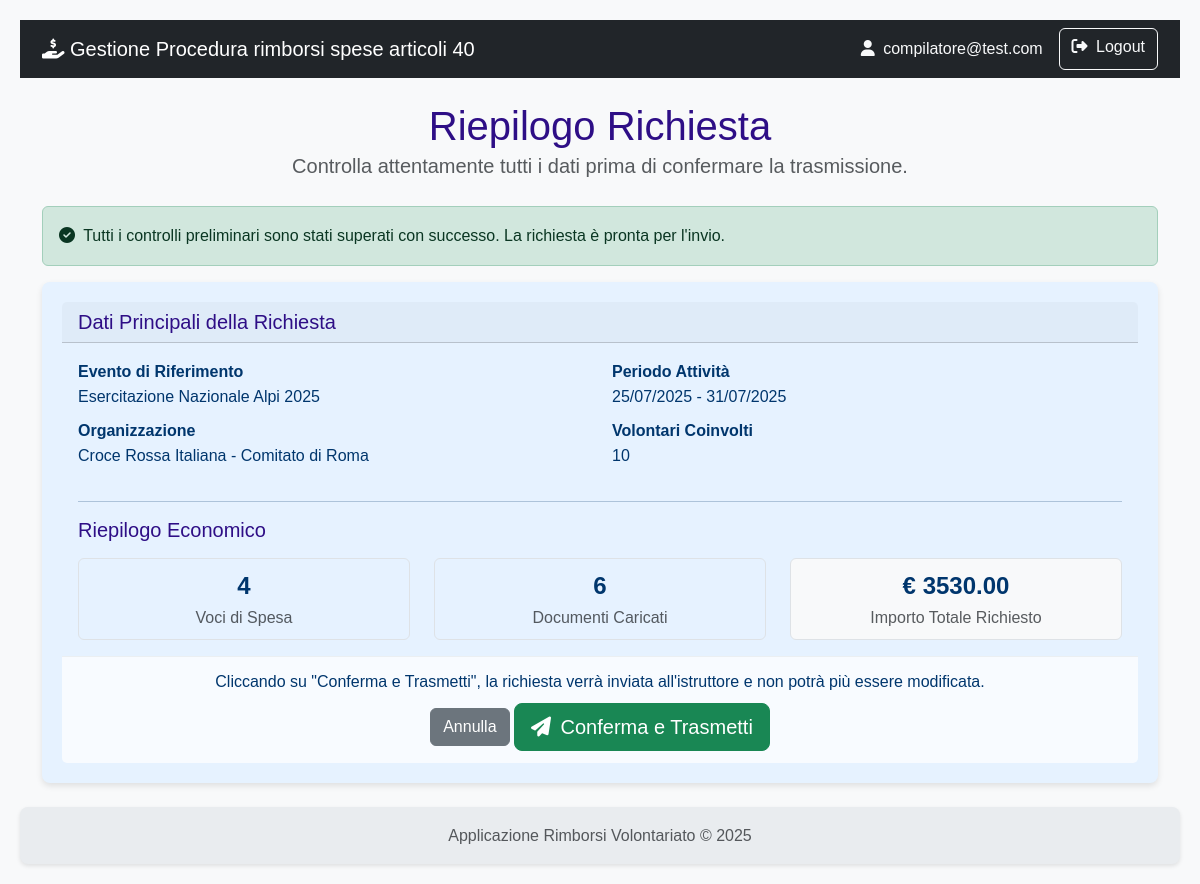
The app's page /richiesta/6/controllo (signed in) with its own data.
### rimborsi/models.py (models this page shows)
class User(db.Model, UserMixin):
    id = db.Column(db.Integer, primary_key=True)
    username = db.Column(db.String(80), nullable=False)
    email = db.Column(db.String(120), nullable=False)
    password_hash = db.Column(db.String(120), nullable=False)
    role = db.Column(db.String(20), nullable=False)
    organizzazioni = db.relationship('Organizzazione', secondary=associazione_utente_organizzazione, back_populates='utenti_compilatori')
    __table_args__ = (
        db.UniqueConstraint('username', name='uq_user_username'),
        db.UniqueConstraint('email', name='uq_user_email'),
    )

class Evento(db.Model):
    id = db.Column(db.Integer, primary_key=True)
    protocollo_attivazione = db.Column(db.String(50), unique=True)
    nome = db.Column(db.String(100), nullable=False)
    descrizione = db.Column(db.Text)
    tipologia = db.Column(db.String(1), nullable=False)
    data_inizio = db.Column(db.Date)
    data_fine = db.Column(db.Date)
    richieste = db.relationship('Richiesta', backref='evento', lazy=True)
    __table_args__ = (db.UniqueConstraint('protocollo_attivazione', name='uq_evento_protocollo_attivazione'),)

class Organizzazione(db.Model):
    id = db.Column(db.Integer, primary_key=True)
    nome = db.Column(db.String(150), nullable=False)
    acronimo = db.Column(db.String(20))
    codice_interno = db.Column(db.String(20)) # Rimosso unique=True
    indirizzo = db.Column(db.String(200))
    mezzi = db.relationship('MezzoAttrezzatura', backref='organizzazione', lazy=True)
    richieste = db.relationship('Richiesta', backref='organizzazione', lazy=True)
    utenti_compilatori = db.relationship('User', secondary=associazione_utente_organizzazione, back_populates='organizzazioni')
    __table_args__ = (db.UniqueConstraint('codice_interno', name='uq_organizzazione_codice_interno'),)

class Richiesta(db.Model):
    id = db.Column(db.Integer, primary_key=True)
    stato = db.Column(db.String(1), default='A', nullable=False)
    esito = db.Column(db.String(1))
    attivita_svolta = db.Column(db.Text)
    data_inizio_attivita = db.Column(db.Date)
    data_fine_attivita = db.Column(db.Date)
    numero_volontari_coinvolti = db.Column(db.Integer)
    data_creazione = db.Column(db.DateTime, default=datetime.utcnow)
    data_invio = db.Column(db.DateTime)
    protocollo_invio = db.Column(db.String(50), nullable=True)
    note_istruttoria = db.Column(db.Text, nullable=True)
    data_fine_istruttoria = db.Column(db.DateTime)
    protocollo_istruttoria = db.Column(db.String(50), nullable=True)
    evento_id = db.Column(db.Integer, db.ForeignKey('evento.id'), nullable=False)
    organizzazione_id = db.Column(db.Integer, db.ForeignKey('organizzazione.id'), nullable=False)
    impieghi = db.relationship('ImpiegoMezzoAttrezzatura', backref='richiesta', lazy=True, cascade="all, delete-orphan")
    spese = db.relationship('Spesa', backref='richiesta', lazy=True, cascade="all, delete-orphan")
    __table_args__ = (
        db.UniqueConstraint('protocollo_invio', name='uq_richiesta_protocollo_invio'),
        db.UniqueConstraint('protocollo_istruttoria', name='uq_richiesta_protocollo_istruttoria'),
    )

### rimborsi/richiesta/routes.py (the view)
@richiesta_bp.route('/<int:richiesta_id>/controllo')
@login_required
def controlla_richiesta(richiesta_id):
    richiesta = Richiesta.query.get_or_404(richiesta_id)
    if not richiesta.spese:
        flash('Errore: Impossibile trasmettere una richiesta senza spese.', 'danger')
        return redirect(url_for('richiesta.dettaglio_richiesta', richiesta_id=richiesta.id))
    for spesa in richiesta.spese:
        ha_giustificativo = any(doc.tipo_documento in ['A', 'B'] for doc in spesa.documenti)
        if not ha_giustificativo:
            flash(f"Errore: La spesa '{spesa.descrizione_spesa}' non ha uno scontrino o una fattura.", 'danger')
            return redirect(url_for('richiesta.dettaglio_richiesta', richiesta_id=richiesta.id))
    return render_template('richiesta/riepilogo_controllo.html', richiesta=richiesta)

### rimborsi/templates/richiesta/riepilogo_controllo.html (shortened to what this page needs)
{% extends 'base.html' %}
{% block content %}
    <div class="text-center mb-4">
        <h1 class="mb-0">Riepilogo Richiesta</h1>
        <p class="lead text-muted">Controlla attentamente tutti i dati prima di confermare la trasmissione.</p>
    </div>
    <div class="alert alert-success" role="alert">
        <i class="fas fa-check-circle me-1"></i> Tutti i controlli preliminari sono stati superati con successo. La richiesta è pronta per l'invio.
    </div>
    <div class="card shadow-sm">
        <div class="card-header">
            <h5 class="mb-0">Dati Principali della Richiesta</h5>
        </div>
        <div class="card-body">
            <div class="row">
                <div class="col-md-6">
                    <dl>
                        <dt>Evento di Riferimento</dt>
                        <dd>{{ richiesta.evento.nome }}</dd>
                        <dt>Organizzazione</dt>
                        <dd>{{ richiesta.organizzazione.nome }}</dd>
                    </dl>
                </div>
                <div class="col-md-6">
                    <dl>
                        <dt>Periodo Attività</dt>
                        <dd>{{ richiesta.data_inizio_attivita.strftime('%d/%m/%Y') }} - {{ richiesta.data_fine_attivita.strftime('%d/%m/%Y') }}</dd>
                        <dt>Volontari Coinvolti</dt>
                        <dd>{{ richiesta.numero_volontari_coinvolti or 'N/D' }}</dd>
                    </dl>
                </div>
            </div>
            <hr>
            <h5>Riepilogo Economico</h5>
            <div class="row text-center mt-3">
                <div class="col">
                    <div class="stat-box border rounded p-2">
                    <span class="fs-4 fw-bold">{{ richiesta.spese|length }}</span>
                    <br>
                    <span class="text-muted">Voci di Spesa</span>
                </div>
            </div>
            <div class="col">
                <div class="stat-box border rounded p-2">
                {% set totale_documenti = namespace(valore=0) %}
                {% for spesa in richiesta.spese %}
                {% set totale_documenti.valore = totale_documenti.valore + spesa.documenti|length %}
                {% endfor %}
                <span class="fs-4 fw-bold">{{ totale_documenti.valore }}</span>
                <br>
                <span class="text-muted">Documenti Caricati</span>
            </div>
        </div>
    <div class="col">
        <div class="stat-box border rounded p-2 bg-light">
            <span class="fs-4 fw-bold">&euro; {{ "%.2f"|format(richiesta.spese|sum(attribute='importo_richiesto')) }}</span>
            <br>
            <span class="text-muted">Importo Totale Richiesto</span>
        </div>
    </div>
</div>
    </div>
        <div class="card-footer text-center">
            <p class="mb-2">Cliccando su "Conferma e Trasmetti", la richiesta verrà inviata all'istruttore e non potrà più essere modificata.</p>
            <form action="{{ url_for('richiesta.trasmetti_richiesta', richiesta_id=richiesta.id) }}" method="POST">
                <a href="{{ url_for('richiesta.dettaglio_richiesta', richiesta_id=richiesta.id) }}" class="btn btn-secondary">Annulla</a>
                <button type="submit" class="btn btn-success btn-lg">
                    <i class="fas fa-paper-plane me-1"></i> Conferma e Trasmetti
                </button>
            </form>
        </div>
    </div>
{% endblock %}

### rimborsi/templates/base.html (shortened to what this page needs)
<!doctype html>
<html lang="it" class="h-100">
<head>
    <link href="https://cdn.jsdelivr.net/npm/bootstrap@5.3.3/dist/css/bootstrap.min.css" rel="stylesheet" xintegrity="sha384-QWTKZyjpPEjISv5WaRU9OFeRpok6YctnYmDr5pNlyT2bRjXh0JMhjY6hW+ALEwIH">
    <link rel="stylesheet" href="https://cdnjs.cloudflare.com/ajax/libs/font-awesome/6.5.2/css/all.min.css" xintegrity="sha512-SnH5WK+bZxgPHs44uWIX+LLJAJ9/2PkPKZ5QiAj6Ta86w+fsb2TkcmfRyVX3pBnMFcV7oQPJkl9QevSCWr3W6A==" />
    <link rel="stylesheet" href="{{ url_for('static', filename='css/styles.css') }}">
</head>
<body>
    <nav class="navbar navbar-expand-lg navbar-dark bg-dark">
        <div class="container">
            <a class="navbar-brand" href="{{ url_for('auth.index') }}">
                <i class="fas fa-hand-holding-dollar"></i>
                Gestione Procedura rimborsi spese articoli 40
            </a>
            <div class="collapse navbar-collapse" id="navbarNav">
                <div class="d-flex ms-auto">
                    {% if current_user.is_authenticated %}
                        <span class="navbar-text me-3 text-light">
                            <i class="fas fa-user me-1"></i> {{ current_user.email }}
                        </span>
                        <a href="{{ url_for('auth.logout') }}" class="btn btn-outline-light">
                            <i class="fas fa-sign-out-alt me-1"></i> Logout
                        </a>
                    {% else %}
                        <a href="{{ url_for('auth.registrati') }}" class="btn btn-outline-light me-2">Registrati</a>
                        <a href="{{ url_for('auth.login') }}" class="btn btn-outline-light">Login</a>
                    {% endif %}
                </div>
            </div>
        </div>
    </nav>
    <main class="container my-4">
        {% block content %}{% endblock %}
    </main>
    <footer class="footer mt-auto py-3">
        <div class="container text-center">
            <span class="text-muted">Applicazione Rimborsi Volontariato &copy; 2025</span>
        </div>
    </footer>
</body>
</html>

### rimborsi/static/css/styles.css (style rules this page uses)
:root { --color-primary: #2e0e86; --color-primary-hover: #142fca; --color-text-light: #ffffff; --color-card-bg: #e6f2ff; --color-card-text: #00366d; --color-bg: #f4f4f4; --color-text-dark: #333; --color-link: #0055a4; --border-radius: 8px; --box-shadow: 0 2px 4px rgba(0, 0, 0, 0.1); --box-shadow-card: 0 3px 6px rgba(0, 0, 0, 0.1); --transition-standard: all 0.3s ease; }
body { font-family: Arial, sans-serif; background-color: var(--color-bg); color: var(--color-text-dark); margin: 0; padding: 20px; line-height: 1.6; }
h1, h2, h3, h4, h5, h6 { color: var(--color-primary); margin-top: 0; }
a { color: var(--color-link); text-decoration: none; }
.card { flex: 1; background-color: var(--color-card-bg); color: var(--color-card-text); border-radius: var(--border-radius); padding: 20px; box-shadow: var(--box-shadow-card); transition: transform 0.2s ease-in-out; border: none; }
.card-footer { background-color: rgba(255, 255, 255, 0.7) !important; border-top: 1px solid rgba(0, 0, 0, 0.05); padding: 0.75rem 1.25rem; border-radius: 0 0 var(--border-radius) var(--border-radius); }
.shadow-sm { box-shadow: var(--box-shadow-card) !important; }
.text-center { text-align: center; }
.footer { display: flex; justify-content: left; gap: 20px; background-color: var(--color-primary); padding: 15px 20px; border-radius: var(--border-radius); margin-top: 20px; box-shadow: var(--box-shadow); }

### rimborsi/templates/base.html (style rules this page uses)
body { display: flex; flex-direction: column; min-height: 100vh; background-color: #f8f9fa; }
main { flex: 1; }
.footer { background-color: #e9ecef; }

### records on screen
User: email "compilatore@test.com"
Evento: evento.nome "Esercitazione Nazionale Alpi 2025"
Organizzazione: organizzazione.nome "Croce Rossa Italiana - Comitato di Roma"
Richiesta: data_inizio_attivita "25/07/2025", data_fine_attivita "31/07/2025", numero_volontari_coinvolti "10"

### other values on screen
{{ richiesta.spese|length }} "4"
{{ totale_documenti.valore }} "6"
{{ "%.2f"|format(richiesta.spese|sum(attribute='importo_richiesto')) }} "3530.00"
